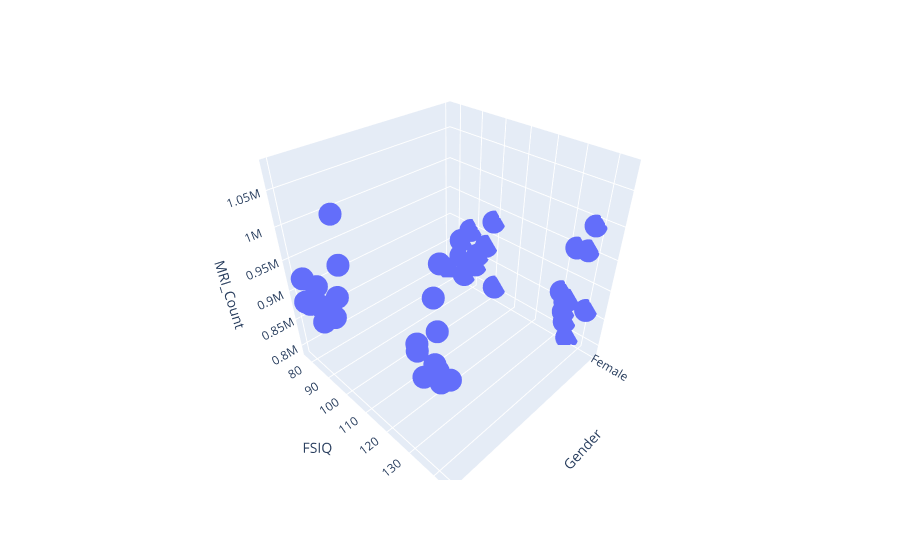

The code cell stored with this chart in its notebook:
### Markdown cell above
# Gender vs FSIQ vs MRI_Count

### Code cell
#scatter plot 
px.scatter_3d(df,x="Gender",y="FSIQ",z="MRI_Count")

### Figure 1 — Plotly figure (JSON) as saved in the notebook; plotly's stock layout.template omitted (floating-point values rounded to 4 significant figures)
{"data": [{"hovertemplate": "Gender=%{x}<br>FSIQ=%{y}<br>MRI_Count=%{z}<extra></extra>", "legendgroup": "", "marker": {"color": "#636efa", "symbol": "circle"}, "mode": "markers", "name": "", "scene": "scene", "showlegend": false, "type": "scatter3d", "x": ["Female", "Male", "Male", "Male", "Female", "Female", "Female", "Female", "Male", "Male", "Female", "Male", "Male", "Female", "Female", "Female", "Female", "Male", "Female", "Male", "Male", "Male", "Female", "Male", "Female", "Male", "Female", "Male", "Female", "Female", "Female", "Male", "Male", "Male", "Female", "Female", "Male", "Female", "Male", "Male"], "y": [133, 140, 139, 133, 137, 99, 138, 92, 89, 133, 132, 141, 135, 140, 96, 83, 132, 100, 101, 80, 83, 97, 135, 139, 91, 141, 85, 103, 77, 130, 133, 144, 103, 90, 83, 133, 140, 88, 81, 89], "z": [816932, 1001121, 1038437, 965353, 951545, 928799, 991305, 854258, 904858, 955466, 833868, 1079549, 924059, 856472, 878897, 865363, 852244, 945088, 808020, 889083, 892420, 905940, 790619, 955003, 831772, 935494, 798612, 1062462, 793549, 866662, 857782, 949589, 997925, 879987, 834344, 948066, 949395, 893983, 930016, 935863]}], "layout": {"legend": {"tracegroupgap": 0}, "margin": {"t": 60}, "scene": {"domain": {"x": [0, 1], "y": [0, 1]}, "xaxis": {"title": {"text": "Gender"}}, "yaxis": {"title": {"text": "FSIQ"}}, "zaxis": {"title": {"text": "MRI_Count"}}}}}
